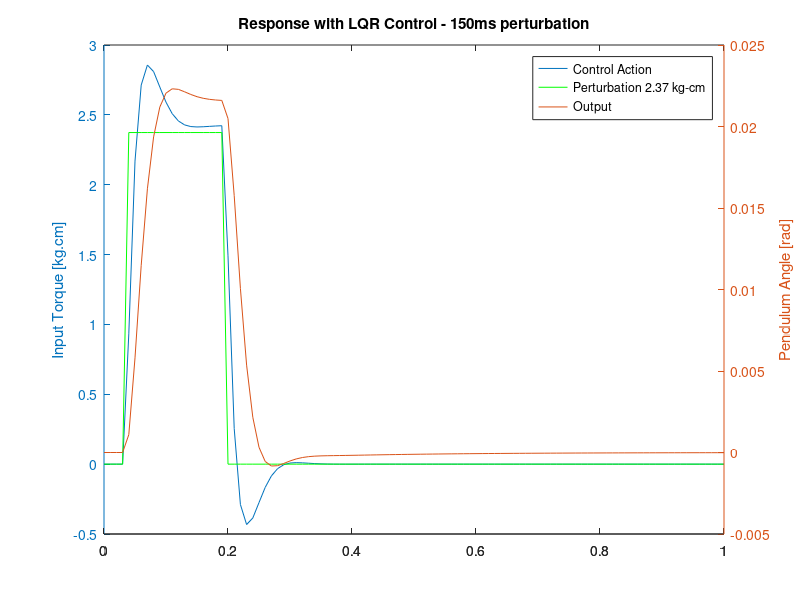

The MATLAB source for this figure:
# --------------------------------------------------
# Instituto Tecnológico de Costa Rica
# Escuela de Ing. Electrónica
# Control Automático
# Estudiantes:
#   Luis Leon
#   Esteban Hidalgo
#   Diego Aguilar
# Semestre I - 2018
# --------------------------------------------------

# Load control package
pkg load control

# ------------------------------------------------------------------------------
# Actual system in Open Loop
# ------------------------------------------------------------------------------

# System Description in a Controlable form
A = [0 1 0; 0 0 1; 377 81.44 -4.468];
B = [0; 10.41; 0];
C = [1 0 0];
D = 0;
states = {'theta' 'omega' 'alpha'};
inputs = {'u'};
outputs = {'tetha'};

# Create system in Open Loop
sys_ss = ss(A,B,C,D,'statename',states,'inputname',inputs,'outputname',outputs);

# ------------------------------------------------------------------------------
# Estimation with LQR
# ------------------------------------------------------------------------------
# Initial Parameters
R = 1;
Q = [25 0 0; 0 10 0; 0 0 20];
error = 0.75;
# First estimation
Klqr = lqr(A,B,Q,R);

printf("LQR Iteration:\n");
Klqr

# New System State Matrix
Ad_lqr = [A-B*Klqr];
Bd_lqr = [B];
Cd_lqr = [C];
Dd_lqr = [D];

# Create system in Closed Loop
sys_cl = ss(Ad_lqr,Bd_lqr,Cd_lqr,Dd_lqr,'statename',states,'inputname',inputs,'outputname',outputs);


# ------------------------------------------------------------------------------
# Simulation - Perturbation response
# ------------------------------------------------------------------------------
# Creating a dummy stimulus
t = 0:0.01:1;
for i = 1:size(t)(2)
    if (i < 5 || i > 20)        # 15 steps -> 150ms
        uc(i) = 0;
    else
        uc(i) = 8;   # 8V
    endif
endfor

# Simulate both systems
[ycl,t0,xcl]=lsim(sys_cl,uc,t);

# Get the control action (Xk)
Xk_cl = Klqr*xcl'; #'

# Equivalency between voltage and torque
# 8.00V <-> 2.3734 kg.cm (This will be the maximum torque accepted in the system)
uc = uc(:)*(2.3734/8);            # Input
Xk_cl = Xk_cl(:)*(2.3734/8);    # Control action - LQR

# Plot Closed Loop - LQR
figure("name", "Closed Loop with LQR - 150ms perturbation");
#ycl = ycl*(1/max(ycl));
#uc = uc*(1/max(uc));
#plot(t, ycl, 'color', 'red');
#hold on;
#plot(t, uc, 'color', 'green');
[AX,H1,H2] = plotyy(t,Xk_cl,t,ycl);
set(get(AX(1),'Ylabel'),'String','Input Torque [kg.cm]')
set(get(AX(2),'Ylabel'),'String','Pendulum Angle [rad]')
hold on;
plot(t, uc, 'color', 'green');
title('Response with LQR Control - 150ms perturbation');
legend('Control Action', 'Perturbation 2.37 kg-cm', 'Output');



